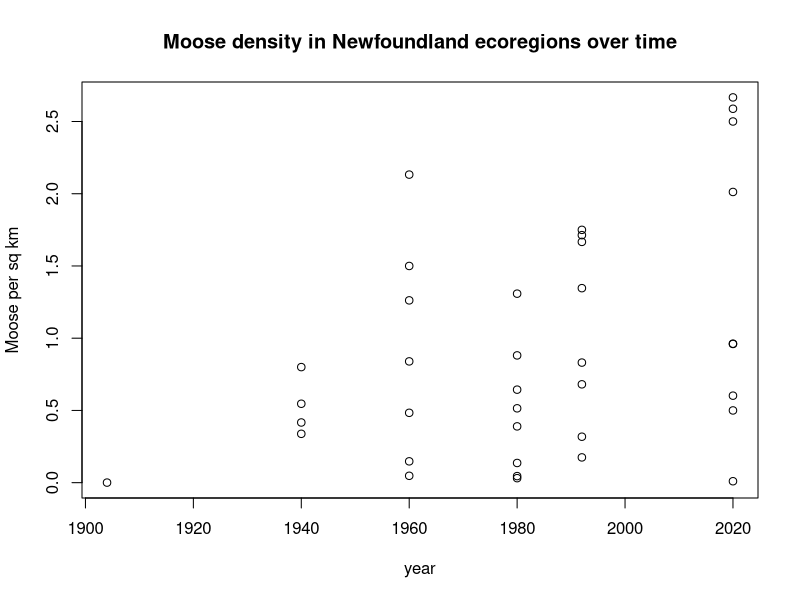
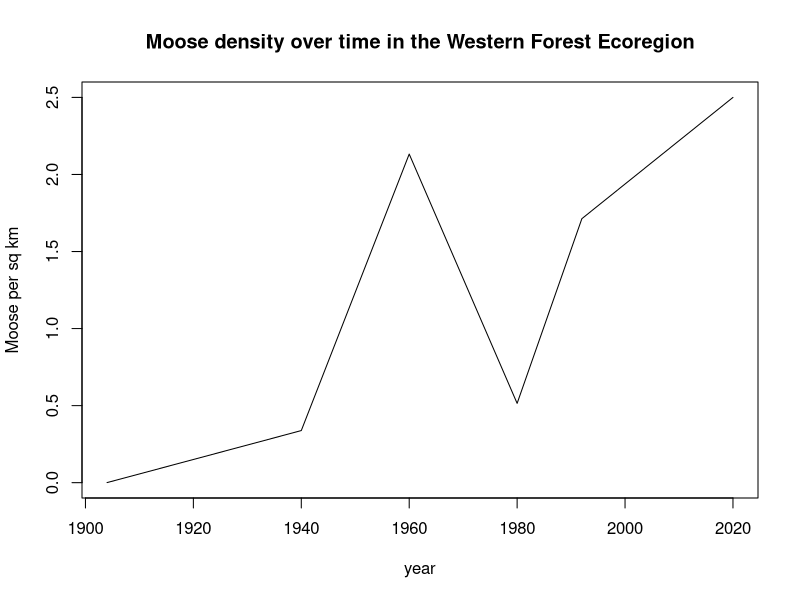
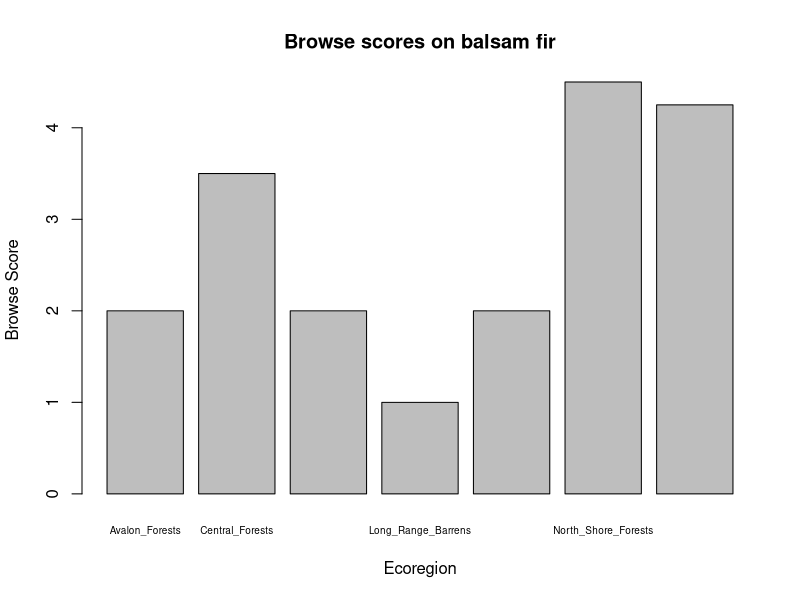
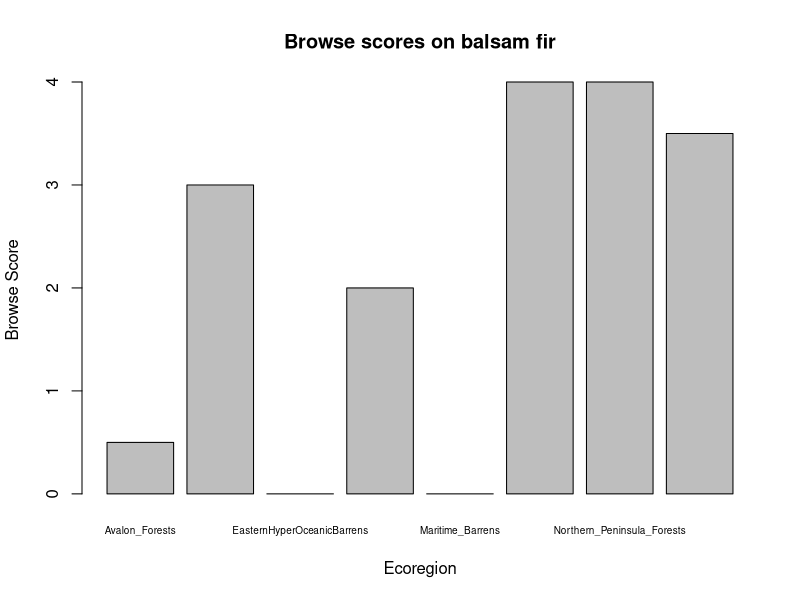
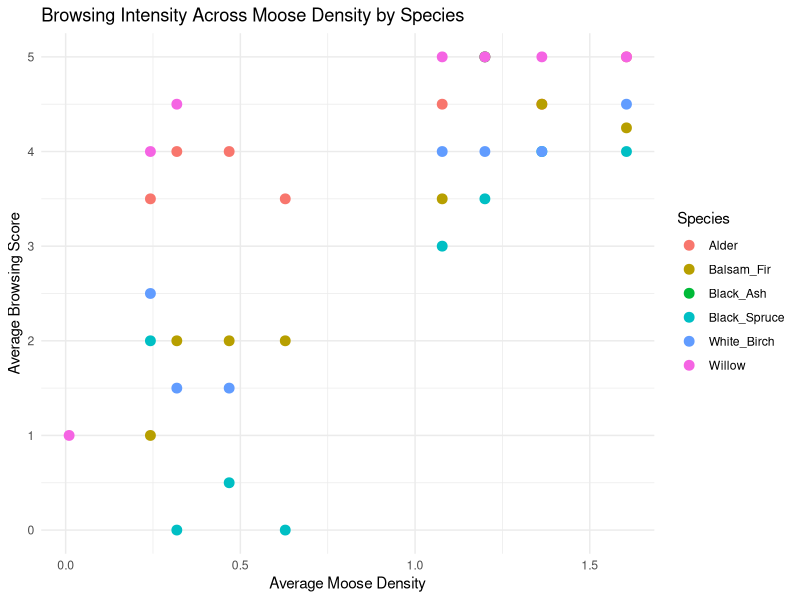
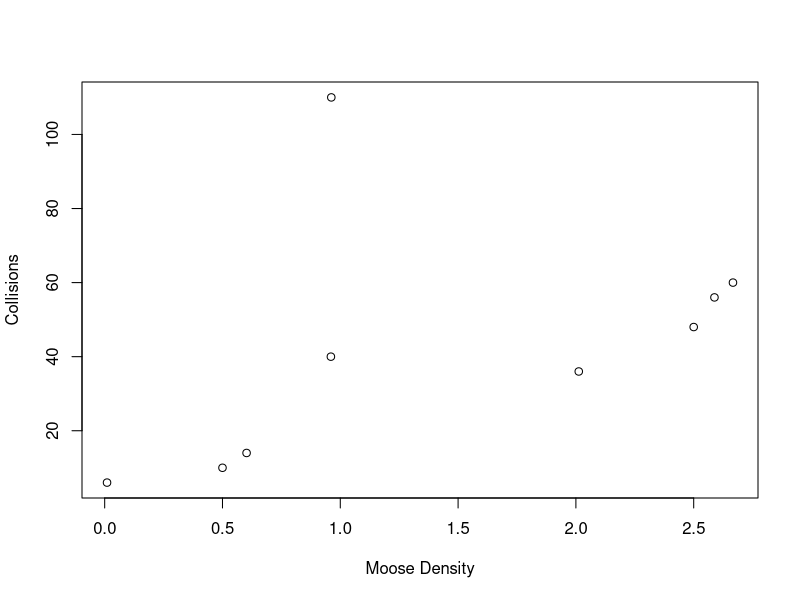
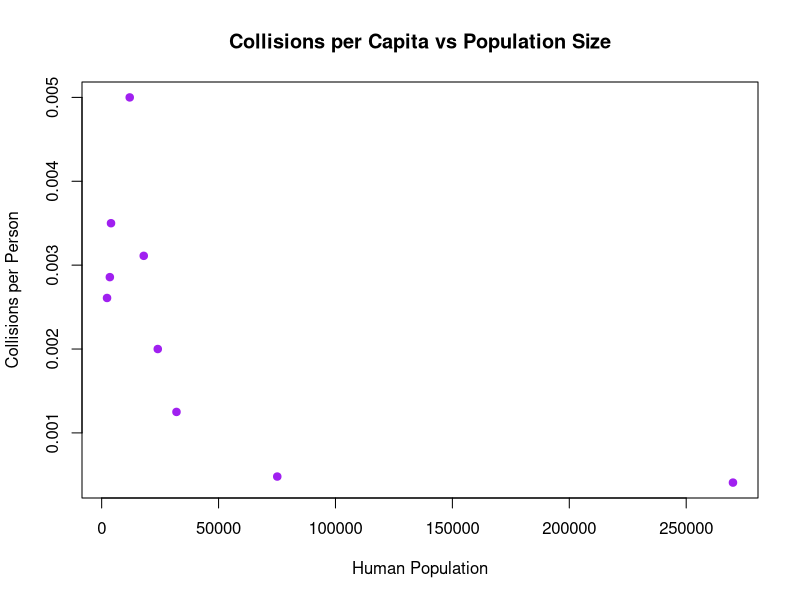

These charts were generated, in order, by the following R code:
## ---- chunk 1
knitr::opts_chunk$set(echo = TRUE)
## ---- chunk 2
# additional information not include in on the course website
library(dplyr)

## ---- chunk 3
Moosedata <- read.csv("MoosePopulation.csv")
## ---- chunk 4
Moosedata <- na.omit(Moosedata)
## ---- chunk 5
Moosedata <- select(Moosedata, Ecoregion, Year, Area, Estimated_Moose_Pop)
## ---- chunk 6
Moosedata <- mutate(Moosedata, MooseDensity = Estimated_Moose_Pop / Area)
## ---- chunk 7
plot(Moosedata$Year, Moosedata$MooseDensity, 
     xlab = "year", 
     ylab = "Moose per sq km", 
     main = "Moose density in Newfoundland ecoregions over time")
## ---- chunk 8
MooseDataWest <- filter(Moosedata, Ecoregion == "Western_Forests")
## ---- chunk 9
plot(MooseDataWest$Year, MooseDataWest$MooseDensity, 
     type = "l", 
     xlab = "year", 
     ylab = "Moose per sq km", 
     main = "Moose density over time in the Western Forest Ecoregion")
## ---- chunk 10
Moosedata_2020 <- Moosedata %>%
  filter(Year == 2020)
## ---- chunk 11
MooseDensity_2020_High <- filter(Moosedata_2020, MooseDensity > 2.0)
## ---- chunk 12
arrange(MooseDensity_2020_High, desc(MooseDensity))
## ---- chunk 13
MooseData_final <- Moosedata %>%
  filter(Year == 2020) %>%
  filter(MooseDensity > 2.0) %>%
  arrange(desc(MooseDensity)) %>%
  print()
## ---- chunk 14
SaplingData <- read.csv("SaplingStudy.csv")
## ---- chunk 15
SaplingData <- na.omit(SaplingData)
## ---- chunk 16
SaplingData_Ecoregion <- SaplingData %>%
  group_by(Ecoregion) %>%
  summarize(AverageBrowsing = mean(BrowsingScore)) %>%
  print()
## ---- chunk 17
SaplingDataHeight <- SaplingData %>%
  group_by(Ecoregion) %>%
  summarize(AverageTreeHeight = mean(Height)) %>%
  print()
## ---- chunk 18
SevereSites <- SaplingDataHeight %>%
  filter(AverageTreeHeight < 20) %>%
  print()
## ---- chunk 19
BrowsedSpecies <- SaplingData %>%
  group_by(Species) %>%
  summarize(MeanBrowseScore = mean(BrowsingScore)) %>%
  print()
## ---- chunk 20
BalsamFirImpacts <- SaplingData %>%
  filter(Species == "Balsam_Fir") %>%
  group_by(Ecoregion) %>%
  summarise(MeanBrowseScore = mean(BrowsingScore)) %>%
  print()
## ---- chunk 21
barplot(BalsamFirImpacts$MeanBrowseScore, names.arg = BalsamFirImpacts$Ecoregion, xlab= "Ecoregion", ylab = "Browse Score", main = "Browse scores on balsam fir", col = "grey", cex.names = 0.6)

## ---- chunk 22
BlackSpruceImpacts <- SaplingData %>%
  filter(Species == "Black_Spruce") %>%
  group_by(Ecoregion) %>%
  summarise(MeanBrowseScore = mean(BrowsingScore)) %>%
  print()
## ---- chunk 23
barplot(BlackSpruceImpacts$MeanBrowseScore, names.arg = BlackSpruceImpacts$Ecoregion, xlab= "Ecoregion", ylab = "Browse Score", main = "Browse scores on balsam fir", col = "grey", cex.names = 0.6)
## ---- chunk 24
EcoregionTally<- SaplingData %>%
  group_by(Ecoregion) %>%
  tally() %>% 
  print()
## ---- chunk 25
EcoregionTally<- SaplingData %>%
  group_by(Species) %>%
  tally() %>% 
  print()
## ---- chunk 26
MooseSaplingData <- left_join(Moosedata, SaplingData, by = 'Ecoregion', relationship = "many-to-many")
## ---- chunk 27
BrowsingBySpeciesDensity <- MooseSaplingData %>%
group_by(Species, Ecoregion) %>%
  summarise(AvgBrowsing = mean(BrowsingScore),
            AvgDensity = mean(MooseDensity))
## ---- chunk 28
library(ggplot2)

ggplot(BrowsingBySpeciesDensity, aes(x = AvgDensity, y = AvgBrowsing, color= Species)) +
  geom_point(size = 3) +
  
  theme_minimal() +
  labs(title = "Browsing Intensity Across Moose Density by Species",
       x = "Average Moose Density",
       y = "Average Browsing Score")
## ---- chunk 29
Collisions_2020 <- c(56, 60, 14, 36, 48, 10, 40, 110, 6)
HumanPopulation <- c(18000, 12000, 4000, 75100, 24000,3500, 32000, 270000,    2300)
StudySites <- c("North_Shore_Forests","Northern_Peninsula_Forests", "Long_Range_Barrens","Central_Forests","Western_Forests","EasternHyperOceanicBarrens","Maritime_Barrens","Avalon_Forests","StraitOfBelleIsleBarrens")

MooseCollisions <- data.frame(StudySites, HumanPopulation, Collisions_2020)
## ---- chunk 30
MooseCollisions <-MooseCollisions %>% 
  rename(Ecoregion = StudySites)
## ---- chunk 31
MooseMerged <- Moosedata_2020 %>%
  left_join(MooseCollisions, by = "Ecoregion")
## ---- chunk 32

plot(MooseMerged$MooseDensity, MooseMerged$Collisions_2020, xlab = "Moose Density", ylab = "Collisions")
## ---- chunk 33
MooseMerged <- MooseMerged %>%
  mutate(CollisionsPerCapita = Collisions_2020/HumanPopulation)
## ---- chunk 34
plot(MooseMerged$HumanPopulation, MooseMerged$CollisionsPerCapita,
     xlab = "Human Population",
     ylab = "Collisions per Person",
     main = "Collisions per Capita vs Population Size",
     pch = 19,
     col = "purple")

